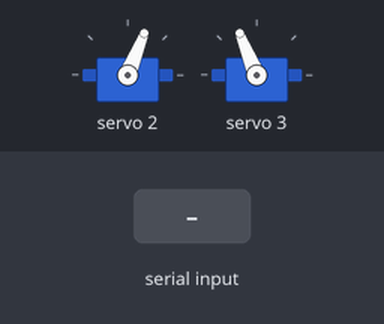
A sketch run on a simulated Arduino Mega 2560, built with avr-gcc and run on an emulated ATmega2560. On the bench: 2 × servo. The test bench sets the inputs (shaded band). What the sketch prints to the serial monitor is not drawn.

Above: at 1.7 s.
1.8 s: "g" received over Serial
At 1.96 s:
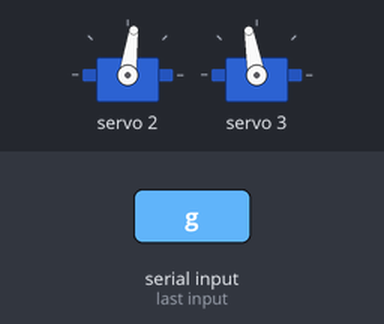
4.8 s: "p" received over Serial
Timing chart, 0 to 7.8 s (numbered marks = the images above; inputs shaded):
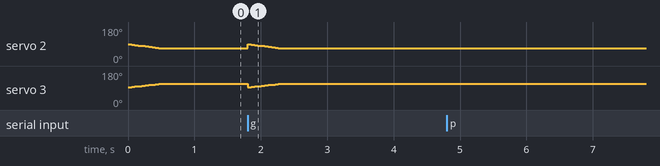

Measured:
- after the input at 4.8 s, every drawn part: stays the same

The sketch:

prueba-trabado-vcc.ino
```cpp
/*
  Prueba: ¿se puede detectar que el picker se trabó mirando cuánto cae la
  alimentación del Mega?

  Solo tiene sentido con el V+ de los servos colgado del 5V del Mega: un
  servo trabado consume más y hunde esos 5 V. El Mega mide su propia
  alimentación (Vcc) contra su referencia interna de 1.1 V, sin hardware
  extra. Con los servos alimentados aparte (XL4015) esto no ve nada.

  Los servos giran igual que en picker-girando y cada 100 ms se imprime
  "vcc <mV> min <mV>" (min = mínimo de las lecturas de ese intervalo).
  Por el monitor serie (9600): 'p' frena, 'g' vuelve a girar.
*/

#include <Wire.h>
#include <Adafruit_PWMServoDriver.h>

const uint8_t NUM_SERVOS = 2;
const uint8_t CANAL[NUM_SERVOS] = {2, 3};
const uint16_t NEUTRO[NUM_SERVOS] = {1485, 1500};
const int8_t SENTIDO[NUM_SERVOS] = {1, -1};
const uint16_t VEL_US[NUM_SERVOS] = {240, 200};
const uint8_t PASOS_ARRANQUE = 10;
const uint8_t MS_POR_PASO = 50;
const uint16_t MS_REPORTE = 100;

// Calibración típica de la referencia interna (1.1 V * 1023 * 1000). Varía
// unos % entre placas: sirve para comparar, no como valor absoluto.
const uint32_t REF_INTERNA = 1125300UL;

Adafruit_PWMServoDriver pca;

uint16_t leerVccMv() {
  // Canal del ADC = referencia interna de 1.1 V, medida contra AVcc
  ADMUX = _BV(REFS0) | _BV(MUX4) | _BV(MUX3) | _BV(MUX2) | _BV(MUX1);
  ADCSRB &= ~_BV(MUX5);
  delayMicroseconds(300);
  ADCSRA |= _BV(ADSC);
  while (bit_is_set(ADCSRA, ADSC)) {
  }
  return REF_INTERNA / ADC;
}

void girar() {
  for (uint8_t paso = 1; paso <= PASOS_ARRANQUE; paso++) {
    for (uint8_t k = 0; k < NUM_SERVOS; k++) {
      int16_t vel = (int32_t)VEL_US[k] * paso / PASOS_ARRANQUE;
      pca.writeMicroseconds(CANAL[k], NEUTRO[k] - SENTIDO[k] * vel);
    }
    delay(MS_POR_PASO);
  }
  Serial.println(F("Picker girando"));
}

void frenar() {
  for (uint8_t k = 0; k < NUM_SERVOS; k++) {
    pca.setPWM(CANAL[k], 0, 0);
  }
  Serial.println(F("Picker frenado"));
}

void setup() {
  Serial.begin(9600);
  pca.begin();
  pca.setOscillatorFrequency(27000000);
  pca.setPWMFreq(50);
  leerVccMv();  // la primera lectura tras cambiar de canal sale mal
  girar();
}

void loop() {
  static uint32_t ultimoReporte = 0;
  static uint32_t suma = 0;
  static uint16_t n = 0;
  static uint16_t minimo = 0xFFFF;

  uint16_t mv = leerVccMv();
  suma += mv;
  n++;
  minimo = min(minimo, mv);

  if (millis() - ultimoReporte >= MS_REPORTE) {
    ultimoReporte = millis();
    Serial.print(F("vcc "));
    Serial.print(suma / n);
    Serial.print(F(" min "));
    Serial.println(minimo);
    suma = 0;
    n = 0;
    minimo = 0xFFFF;
  }

  if (Serial.available()) {
    switch (Serial.read()) {
      case 'p': frenar(); break;
      case 'g': girar(); break;
    }
  }
}
```
